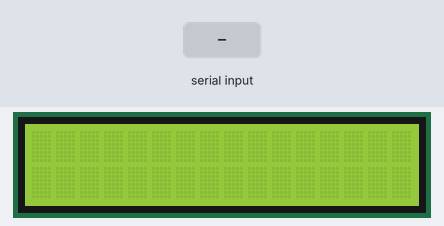
The sketch below on a simulated Arduino Uno, built with avr-gcc and run on an emulated ATmega328P. On the bench: 16×2 character LCD. The test bench sets the inputs (shaded band). What the sketch prints to the serial monitor is not drawn.

Above: at 1.2 s.
1.3 s: "bi-off" received over Serial
At 3.2 s:
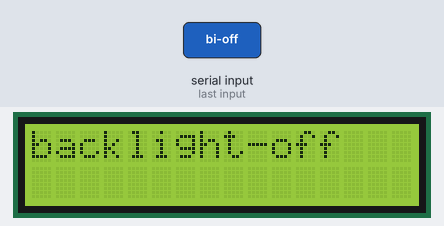
3.8 s: "bi-on" received over Serial
At 6.0 s:
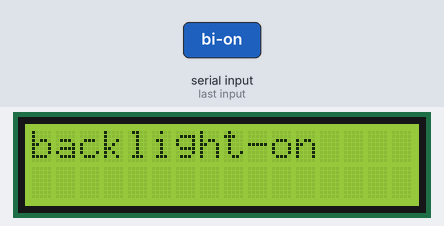
6.3 s: "bi-on" received over Serial
At 8.2 s:
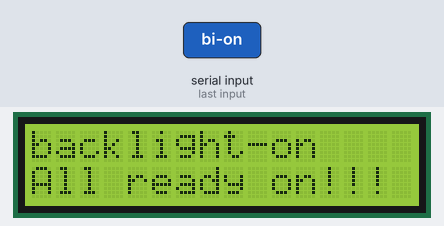
Timing chart, 0 to 9.7 s (numbered marks = the images above; inputs shaded):
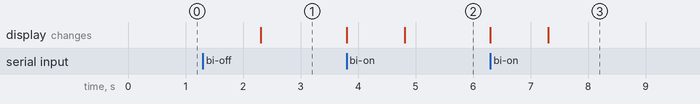

The sketch:

lab6.1_challenge_.ino
```cpp
#include<LiquidCrystal.h>
LiquidCrystal lcd(12,11,5,4,3,2);
String inputSerial;
int state  = 0;
int beforState  = 0;
void setup()
{
  lcd.begin(16,2);
  pinMode(9,INPUT);
  pinMode(8,INPUT);
  Serial.begin(9600);
}

void loop()
{
  if(Serial.available()>0){
    lcd.clear();
    beforState  = state;
    inputSerial = Serial.readString();
    inputSerial.toLowerCase();
    if(inputSerial  ==  "bi-off"){
      digitalWrite(9,0);
      Serial.println("backlight-off");
      lcd.print("backlight-off");
      state = 2;
      if(beforState ==  2){
        lcd.setCursor(0,1);
        lcd.print("All ready off!!!");
        Serial.println("All ready off!!!");
      }
    }
    else if(inputSerial ==  "bi-on"){
      digitalWrite(9,0);
      Serial.println("backlight-on");
      lcd.print("backlight-on");
      state = 1;
      if(beforState ==  1){
        lcd.setCursor(0,1);
        lcd.print("All ready on!!!");
        Serial.println("All ready on!!!");
      }
    }
    else if(inputSerial !=  "bi-on" && inputSerial  !=  "bi-off"){
      Serial.println("not have "+inputSerial+" in command");
    }
  }


}
```

Measured:
- after the input at 1.3 s, the display: changes after 1.0 s (image 1)
- after the input at 3.8 s, the display: first changes at once (image 2 shows a later state)
- after the input at 6.3 s, the display: first changes at once (image 3 shows a later state)
